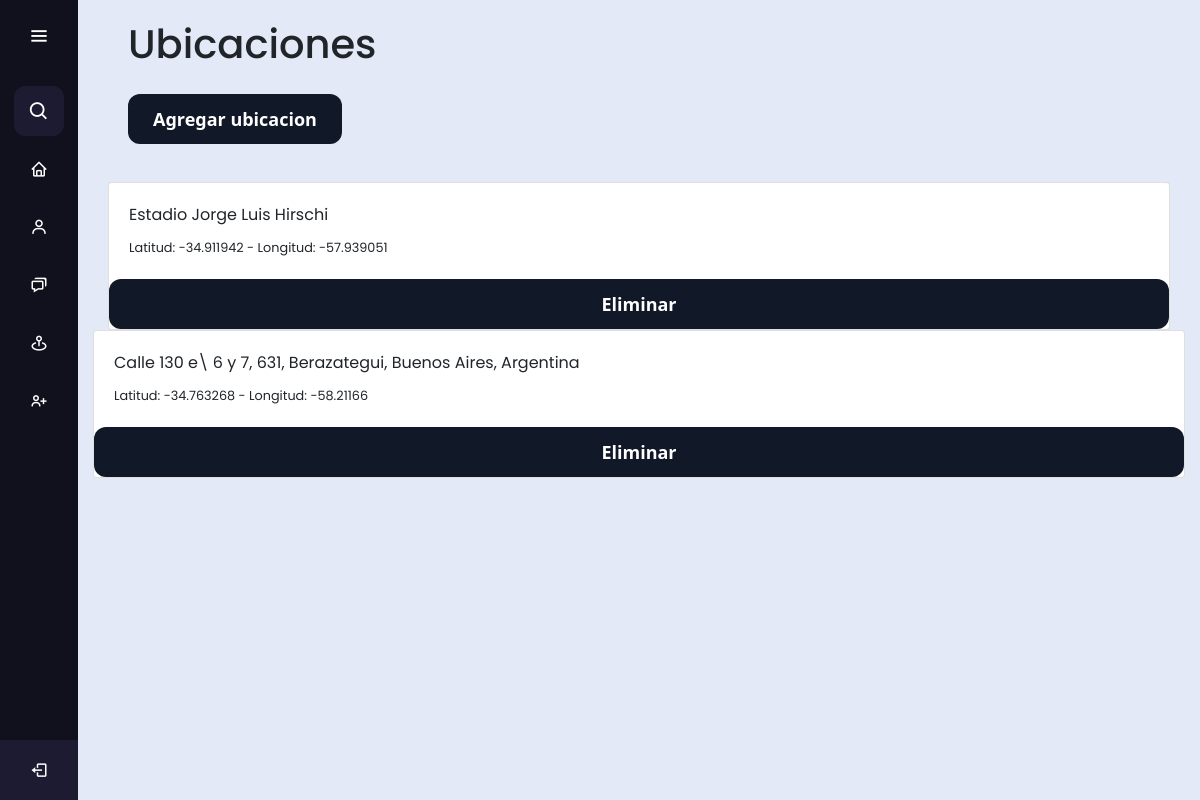
Page /addresses/ (signed in) on the earlier database version.
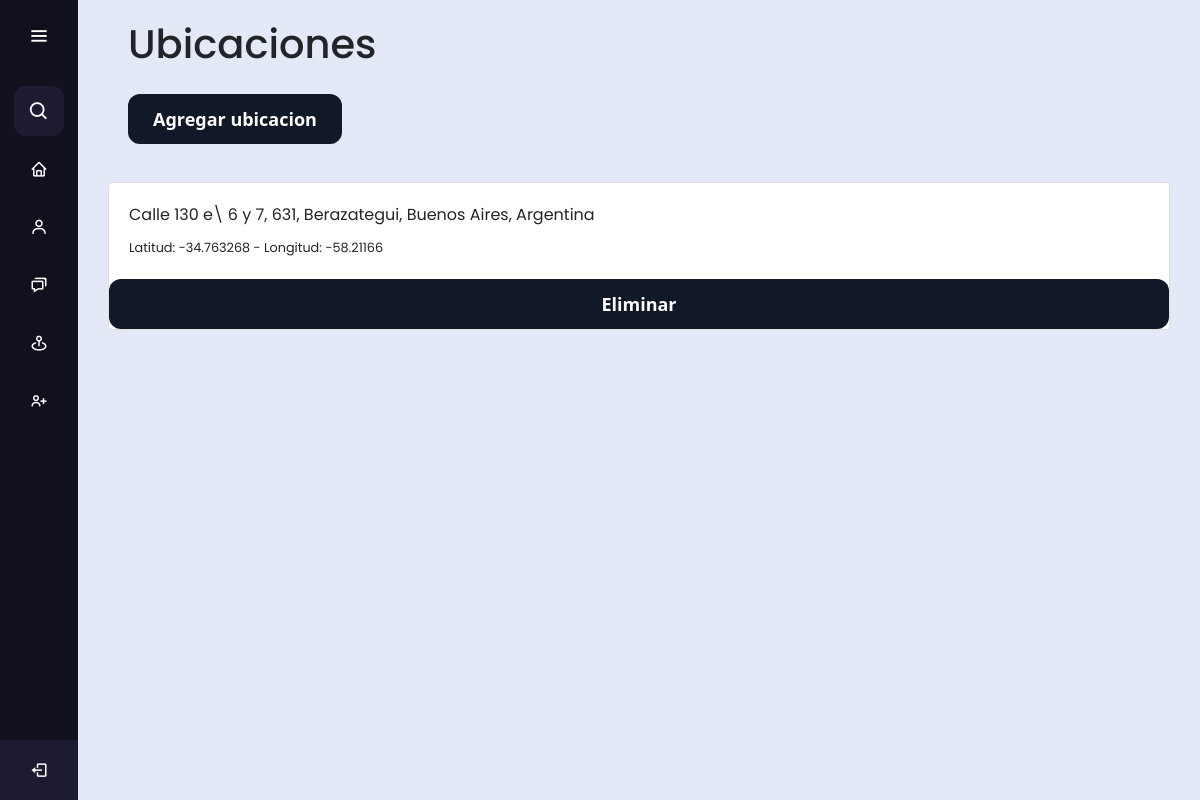
Same page on the later database version.
### maps/models.py (models this page shows, shortened)
class Address(models.Model):
    OPCIONES = (
        ('Cultivo', 'Cultivo'),
        ('Terreno', 'Terreno'),
        ('Rio', 'Rio'),
    )
    tipo = models.CharField(
        choices=OPCIONES,
        max_length=25
    )
    nombre = models.TextField()
    address = models.TextField()
    lat = models.FloatField(blank=True, null=True)
    long = models.FloatField(blank=True, null=True)

### maps/views.py (the view)
# urls.py: path('addresses/', views.get_ubics, name='get_ubics'),
@login_required
def get_ubics(request):
    elementos = Address.objects.all()
    return render(request, 'addresses.html', {'ubics': elementos})

### deu_HM/templates/addresses.html (shortened to what this page needs)
{% extends 'base.html' %}
{% load bootstrap5 %}
{% load static %}
{% block content %}
<link rel="stylesheet" href="{% static 'css/new_address.css' %}">
<link href="https://maxcdn.bootstrapcdn.com/font-awesome/4.3.0/css/font-awesome.min.css" rel="stylesheet">
<link rel="stylesheet" href="{% static 'css/avisos.css' %}">
<link rel="stylesheet" href="https://cdn.jsdelivr.net/npm/bootstrap@4.3.1/dist/css/bootstrap.min.css">
<h1 style="margin-bottom: 20px; margin-left: 50px; padding-top: 20px;">Ubicaciones</h1>
<h1>
    <a href="{% url 'create' %}">
        <button class="button-40" style="margin-left: 50px; margin-bottom: 30px;" role="button">Agregar ubicacion</button>
    </a>
</h1>
<div class="container">
    <div class="col-md-12">
        {% for ubic in ubics %}
            <div class="card b-1 hover-shadow mb-20 mr-50 ml-50">
                <div class="media card-body">
                    <div class="media-body">
                        <div class="mb-2">
                            <span class="fs-20 pr-16">{{ubic.address}}</span>
                        </div>
                        <small class="fs-16 fw-300 ls-1">Latitud: {{ubic.lat}} - </small>
                        <small class="fs-16 fw-300 ls-1">Longitud: {{ubic.long}}</small>
                    </div>
                </div>
                    <button class="button-40" data-toggle="modal" data-target="#exampleModal">Eliminar</button>
            </div>
        </div>
        {% endfor %}
        <br>
    </div>
{% endblock %}

### deu_HM/templates/base.html (shortened to what this page needs)
{% load static %}
<!DOCTYPE html>
<html lang="en" dir="ltr">
<head>
  <link rel="stylesheet" href='{% static "css/home.css" %}'>
  <link rel="stylesheet" href="https://cdnjs.cloudflare.com/ajax/libs/font-awesome/5.15.3/css/all.min.css">
  <link rel="stylesheet" href="https://cdn.jsdelivr.net/npm/bootstrap@4.3.1/dist/css/bootstrap.min.css"
>
  <link href='https://unpkg.com/boxicons@2.0.7/css/boxicons.min.css' rel='stylesheet'>
</head>
<div class="sidebar">
  <div class="logo-details">
    <i class='bx bx-menu' id="btn"></i>
  </div>
  <ul class="nav-list">
    <li>
      <i class='bx bx-search'></i>
    </li>
    <li>
      <a href="{% url 'home' %}">
        <i class='bx bx-home'></i>
      </a>
    </li>
    <li>
      <a href="{% url 'profile' %}">
        <i class='bx bx-user'></i>
      </a>
    </li>
    <li>
      <a href="{% url 'notes' %}">
        <i class='bx bx-chat'></i>
      </a>
    </li>
    <li>
      <a href="{% url 'get_ubics' %}">
        <i class='bx bx-map-pin'></i>
      </a>
    </li>
    <li>
      <a href="{% url 'createEnt' %}">
        <i class='bx bx-user-plus'></i>
      </a>
    </li>
    <li class="profile">
      <div class="profile-details">
        <div class="name_job">
          <div class="name">{{ request.user.username }}</div>
          <div class="job">
          </div>
          <a href="{% url 'logout' %}" class="log_out"><i class='bx bx-log-out' id="log_out"></i></a>
    </li>
</div>
<section class="home-section">
  {% block content %}
  {% endblock %}
</section>
</body>
<link href='https://api.mapbox.com/mapbox-gl-js/v2.15.0/mapbox-gl.css' rel='stylesheet' />
</html>

### deu_HM/static/css/home.css (style rules this page uses)
* { margin: 0; padding: 0; box-sizing: border-box; font-family: "Poppins" , sans-serif; }
.sidebar { position: fixed; left: 0; top: 0; height: 100%; width: 78px; background: #11101D; padding: 6px 14px; z-index: 99; transition: all 0.5s ease; }
.sidebar .logo-details { height: 60px; display: flex; align-items: center; position: relative; }
.sidebar .logo-details #btn { position: absolute; top: 50%; right: 0; transform: translateY(-50%); font-size: 22px; transition: all 0.4s ease; font-size: 23px; text-align: center; cursor: pointer; transition: all 0.5s ease; }
.sidebar i { color: #fff; height: 60px; min-width: 50px; font-size: 28px; text-align: center; line-height: 60px; }
.sidebar .nav-list { margin-top: 20px; height: 100%; }
.sidebar li { position: relative; margin: 8px 0; list-style: none; }
.sidebar .bx-search { position: absolute; top: 50%; left: 0; transform: translateY(-50%); font-size: 22px; background: #1d1b31; color: #FFF; }
.sidebar li a { display: flex; height: 100%; width: 100%; border-radius: 12px; align-items: center; text-decoration: none; transition: all 0.4s ease; background: #11101D; }
.sidebar li i { height: 50px; line-height: 50px; font-size: 18px; border-radius: 12px; }
.sidebar li.profile { position: fixed; height: 60px; width: 78px; left: 0; bottom: -8px; padding: 10px 14px; background: #1d1b31; transition: all 0.5s ease; overflow: hidden; }
.sidebar li .profile-details { display: flex; align-items: center; flex-wrap: nowrap; }
.sidebar li.profile .name, .sidebar li.profile .job { font-size: 15px; font-weight: 400; color: #fff; white-space: nowrap; }
.sidebar li.profile .job { font-size: 12px; }
.sidebar .profile #log_out { position: absolute; top: 50%; right: 0; transform: translateY(-50%); background: #1d1b31; width: 100%; height: 60px; line-height: 60px; border-radius: 0px; transition: all 0.5s ease; }
.home-section { position: relative; background: #E4E9F7; min-height: 100vh; top: 0; left: 78px; width: calc(100% - 78px); transition: all 0.5s ease; z-index: 2; }

### deu_HM/static/css/new_address.css (style rules this page uses)
.button-40 { background-color: #111827; border: 1px solid transparent; border-radius: .75rem; box-sizing: border-box; color: #FFFFFF; cursor: pointer; flex: 0 0 auto; font-family: "Inter var",ui-sans-serif,system-ui,-apple-system,system-ui,"Segoe UI",Roboto,"Helvetica Neue",Arial,"Noto Sans",sans-serif,"Apple Color Emoji","Segoe UI Emoji","Segoe UI Symbol","Noto Color Emoji"; font-size: 1.125rem; font-weight: 600; line-height: 1.5rem; padding: .75rem 1.2rem; text-align: center; text-decoration: none #6B7280 solid; text-decoration-thickness: auto; transition-duration: .2s; transition-property: background-color,border-color,color,fill,stroke; transition-timing-function: cubic-bezier(.4, 0, 0.2, 1); user-select: none; -webkit-user-select: none; touch-action: manipulation; width: auto; }
@media (min-width: 768px) { .button-40 { padding: .75rem 1.5rem; } }

Differences in the rows shown:
removed Address: address "Estadio Jorge Luis Hirschi", lat "-34.911942", long "-57.939051"
